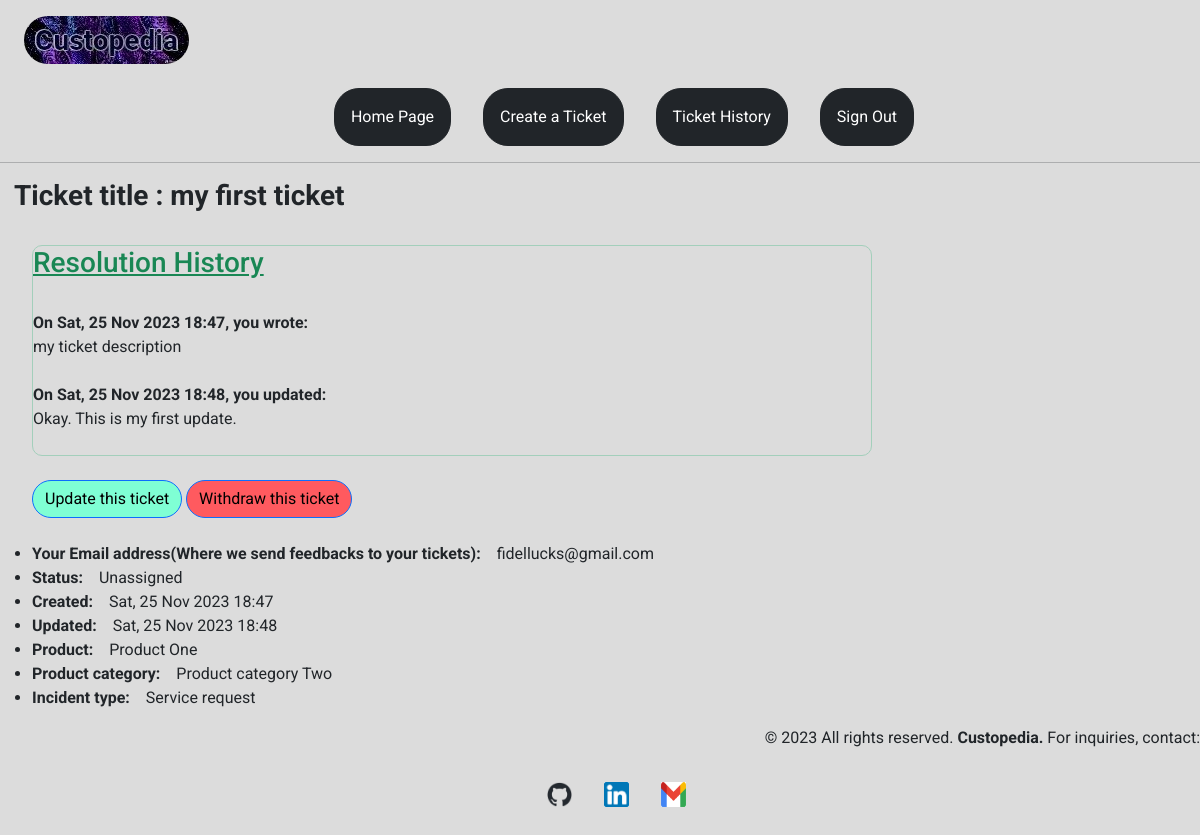
Before: /ticket_history/4 (signed in) with the older database file.
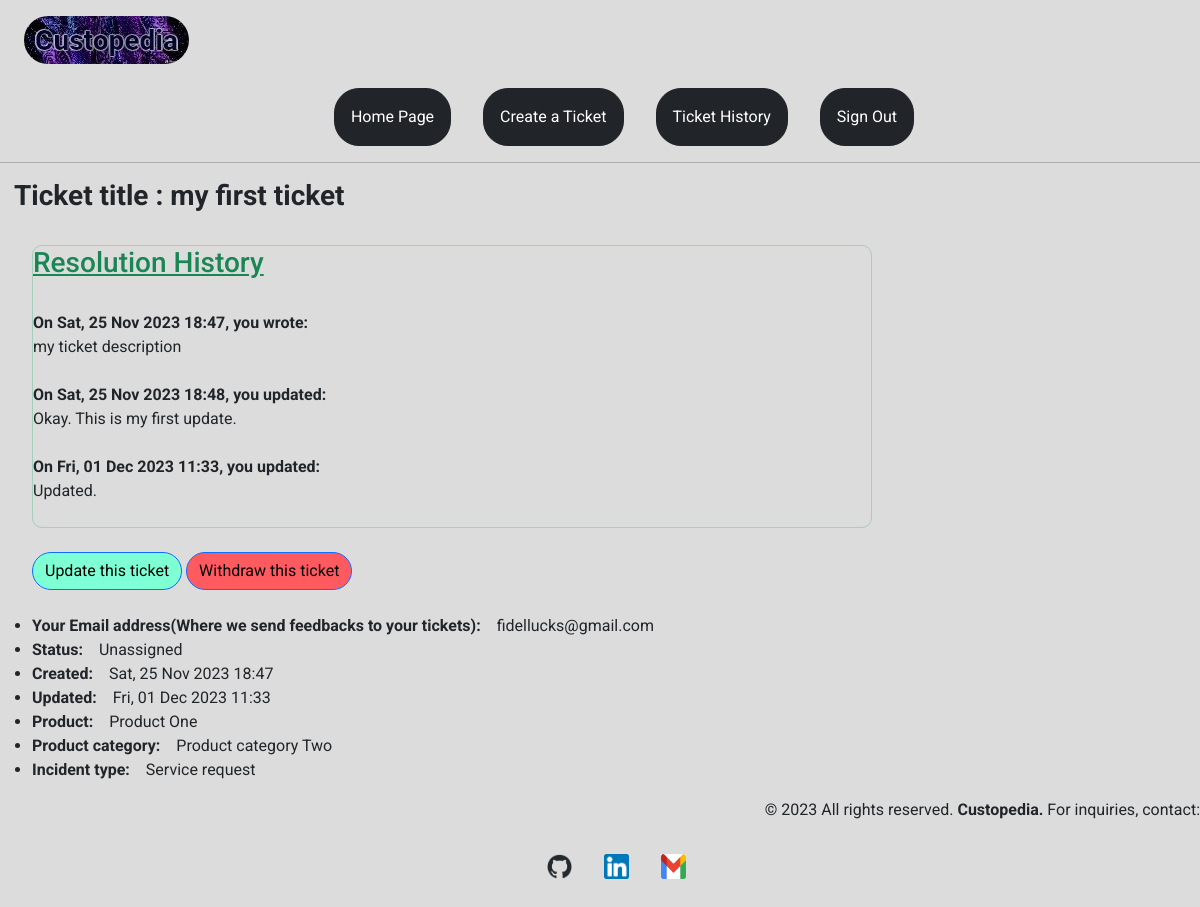
After: the same page with the newer database file.
### app/models/updated_tickets.py (models this page shows, shortened)
class UpdatedTicket(db.Model):
    id = db.Column(db.Integer, primary_key=True)
    original_ticket_id = db.Column(db.Integer, db.ForeignKey("ticket.id"), nullable=False)
    description = db.Column(db.Text, index=True, nullable=False)
    file_attachments = db.Column(db.String(45))
    updated_at = db.Column(db.DateTime(timezone=True),
                           default=datetime.now)
    original_ticket = db.relationship("Ticket", backref="updated", lazy=True)

### app/tickets/routes.py (the view)
@tickets.route("/ticket_history/<int:ticket_id>", strict_slashes=False)
@login_required
def view_ticket(ticket_id):
    ticket = Ticket.query.get_or_404(ticket_id)
    try:
        updated_ticket = UpdatedTicket.query.get(ticket_id)
        return render_template("ticket.html", title=ticket.title,
                               ticket=ticket, updated_ticket=updated_ticket)
    except (NameError, UndefinedError):
        pass
    return render_template("ticket.html", title=ticket.title, ticket=ticket)

### app/models/users.py (called while the page is built)
    @login_manager.user_loader
    def load_user(id):
        return User.query.get(int(id))

### app/templates/ticket.html (shortened to what this page needs)
{% extends 'base.html' %} {% block content %}
<div>
  <h3 style="margin-left: 0.5em;"><strong>Ticket title : {{ ticket.title }}</strong></h3>
</div><br>
<div class="border border-success-subtle" style="border-radius: 10px; width: 70vw; margin-left: 2em;">
  <h3 style="text-decoration: underline;" class="text-success">Resolution History</h3><br>
  {% if updated_ticket %}
  <div>
    <b>On {{ ticket.created_at.strftime("%a, %d %b %Y %H:%M") }}, you
      wrote:</b></div>
  <div>{{ ticket.description }}</div><br />
  {% for ut in ticket.updated %}
  <div>
    <b>On {{ ut.updated_at.strftime("%a, %d %b %Y %H:%M") }}, you
      updated:</b>
  </div>
  <div>
    {{ ut.description }}</div><br>
  {% endfor %}
  {% else %}
  <div>
    <b>On {{ ticket.created_at.strftime("%a, %d %b %Y %H:%M") }}, you
      wrote:</b>
  </div>
  <div>{{ ticket.description }}</div><br>
  {% endif %}
</div><br>
  <a class="btn btn-primary" href="{{ url_for('tickets.update_ticket', ticket_id=ticket.id) }}" style="background-color:aquamarine; border-radius: 20px; color:black; margin-left: 2em;">Update this ticket</a>
  <a class="btn btn-primary" href="{{ url_for('tickets.resolve_ticket', ticket_id=ticket.id) }}" style="background-color:#FF5A5F; border-radius: 20px; color:black">Withdraw this ticket</a>
  <div><br>
    <ul>
      <li>
        <b>Your Email address(Where we send feedbacks to your tickets):</b>&emsp;{{ ticket.owner.email }}
      </li>
      <li><b>Status:</b>&emsp;{{ ticket.status }}</li>
      {% if ticket.updated %}
      <li>
        <b>Created:</b>&emsp;{{ ticket.created_at.strftime("%a, %d %b %Y %H:%M") }}
      </li>
      <li>
        <b>Updated:</b>&emsp;{{ ticket.updated[-1].updated_at.strftime("%a, %d %b %Y %H:%M") }}
      </li>
      {% else %}
      <li>
        <b>Created:</b>&emsp;{{ ticket.created_at.strftime("%a, %d %b %Y %H:%M") }}
      </li>
      {% endif %}
      <li><b>Product:</b>&emsp;{{ ticket.product }}</li>
      <li><b>Product category:</b>&emsp;{{ ticket.product_category }}</li>
      <li><b>Incident type:</b>&emsp;{{ ticket.incident_type }}</li>
    </ul>
  </div>
{% endblock %}

Changed rows visible on the page:
added UpdatedTicket: updated_at "Fri, 01 Dec 2023 11:33", description "Updated."
Other visible differences:
{{ ticket.updated[-1].updated_at.strftime("%a, %d %b %Y %H:%M") }}: "Sat, 25 Nov 2023 18:48" → "Fri, 01 Dec 2023 11:33"
